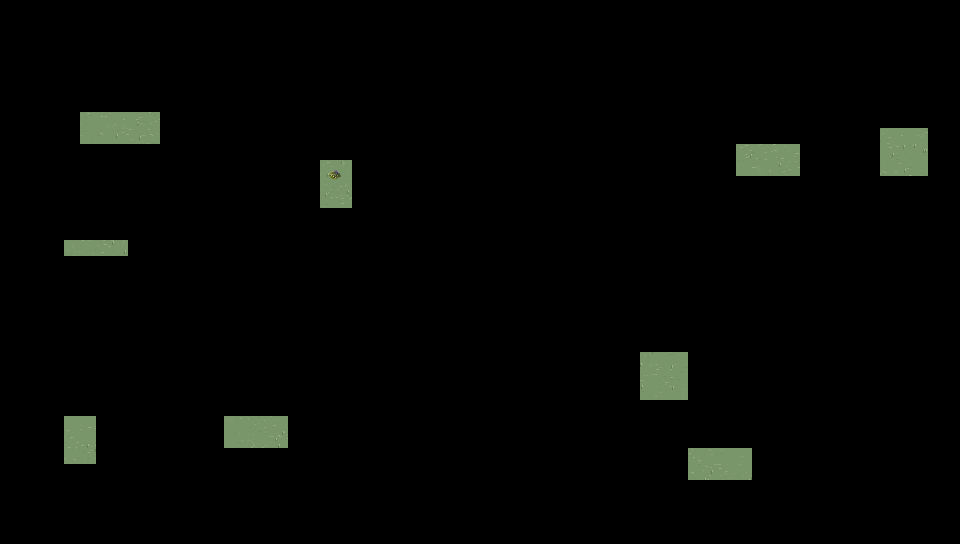

Tiled map render using the project's own tile images. Description and the whole map definition, tile-layer contents included, below:
An orthogonal 60x34 tile map with 16x16 px tiles, 1 tile layer (Collision) and 15 objects (10x prop, 4x monster, portal).

<map version="1.10" tiledversion="1.11.2" orientation="orthogonal" renderorder="right-down" width="60" height="34" tilewidth="16" tileheight="16" infinite="0" nextlayerid="3" nextobjectid="16"><tileset firstgid="1" source="meadow-ground.tsx" /><layer id="1" name="Collision" width="60" height="34"><data encoding="csv">0,0,0,0,0,0,0,0,0,0,0,0,0,0,0,0,0,0,0,0,0,0,0,0,0,0,0,0,0,0,0,0,0,0,0,0,0,0,0,0,0,0,0,0,0,0,0,0,0,0,0,0,0,0,0,0,0,0,0,0,0,0,0,0,0,0,0,0,0,0,0,0,0,0,0,0,0,0,0,0,0,0,0,0,0,0,0,0,0,0,0,0,0,0,0,0,0,0,0,0,0,0,0,0,0,0,0,0,0,0,0,0,0,0,0,0,0,0,0,0,0,0,0,0,0,0,0,0,0,0,0,0,0,0,0,0,0,0,0,0,0,0,0,0,0,0,0,0,0,0,0,0,0,0,0,0,0,0,0,0,0,0,0,0,0,0,0,0,0,0,0,0,0,0,0,0,0,0,0,0,0,0,0,0,0,0,0,0,0,0,0,0,0,0,0,0,0,0,0,0,0,0,0,0,0,0,0,0,0,0,0,0,0,0,0,0,0,0,0,0,0,0,0,0,0,0,0,0,0,0,0,0,0,0,0,0,0,0,0,0,0,0,0,0,0,0,0,0,0,0,0,0,0,0,0,0,0,0,0,0,0,0,0,0,0,0,0,0,0,0,0,0,0,0,0,0,0,0,0,0,0,0,0,0,0,0,0,0,0,0,0,0,0,0,0,0,0,0,0,0,0,0,0,0,0,0,0,0,0,0,0,0,0,0,0,0,0,0,0,0,0,0,0,0,0,0,0,0,0,0,0,0,0,0,0,0,0,0,0,0,0,0,0,0,0,0,0,0,0,0,0,0,0,0,0,0,0,0,0,0,0,0,0,0,0,0,0,0,0,0,0,0,0,0,0,0,0,0,0,0,0,0,0,0,0,0,0,0,0,0,0,0,0,0,0,0,0,0,0,0,0,0,0,0,0,0,0,0,0,0,0,0,0,0,0,0,0,0,0,0,0,0,0,0,0,426,427,428,429,430,0,0,0,0,0,0,0,0,0,0,0,0,0,0,0,0,0,0,0,0,0,0,0,0,0,0,0,0,0,0,0,0,0,0,0,0,0,0,0,0,0,0,0,0,0,0,0,0,0,0,0,0,0,0,0,486,487,488,489,490,0,0,0,0,0,0,0,0,0,0,0,0,0,0,0,0,0,0,0,0,0,0,0,0,0,0,0,0,0,0,0,0,0,0,0,0,0,0,0,0,0,0,0,0,0,536,537,538,0,0,0,0,0,0,0,0,0,0,0,0,0,0,0,0,0,0,0,0,0,0,0,0,0,0,0,0,0,0,0,0,0,0,0,0,0,0,0,0,0,0,0,0,0,0,0,0,587,588,589,590,0,0,0,0,0,596,597,598,0,0,0,0,0,0,0,0,0,0,0,0,0,0,0,0,0,0,0,0,0,0,621,622,0,0,0,0,0,0,0,0,0,0,0,0,0,0,0,0,0,0,0,0,0,0,0,0,647,648,649,650,0,0,0,0,0,656,657,658,0,0,0,0,0,0,0,0,0,0,0,0,0,0,0,0,0,0,0,0,0,0,681,682,0,0,0,0,0,0,0,0,0,0,0,0,0,0,0,0,0,0,0,0,0,0,0,0,0,0,0,0,0,0,0,0,0,0,0,0,0,0,0,0,0,0,0,0,0,0,0,0,0,0,0,0,0,0,0,0,0,0,741,742,0,0,0,0,0,0,0,0,0,0,0,0,0,0,0,0,0,0,0,0,0,0,0,0,0,0,0,0,0,0,0,0,0,0,0,0,0,0,0,0,0,0,0,0,0,0,0,0,0,0,0,0,0,0,0,0,0,0,0,0,0,0,0,0,0,0,0,0,0,0,0,0,0,0,0,0,0,0,0,0,0,0,0,0,0,0,0,0,0,0,0,0,0,0,0,0,0,0,0,0,0,0,0,0,0,0,0,0,0,0,0,0,0,0,0,0,0,0,0,0,0,0,0,0,0,0,0,0,0,0,0,0,0,0,0,0,0,0,0,0,0,0,0,0,0,0,0,0,0,0,0,0,0,0,0,0,0,0,0,0,0,0,905,906,907,908,0,0,0,0,0,0,0,0,0,0,0,0,0,0,0,0,0,0,0,0,0,0,0,0,0,0,0,0,0,0,0,0,0,0,0,0,0,0,0,0,0,0,0,0,0,0,0,0,0,0,0,0,0,0,0,0,0,0,0,0,0,0,0,0,0,0,0,0,0,0,0,0,0,0,0,0,0,0,0,0,0,0,0,0,0,0,0,0,0,0,0,0,0,0,0,0,0,0,0,0,0,0,0,0,0,0,0,0,0,0,0,0,0,0,0,0,0,0,0,0,0,0,0,0,0,0,0,0,0,0,0,0,0,0,0,0,0,0,0,0,0,0,0,0,0,0,0,0,0,0,0,0,0,0,0,0,0,0,0,0,0,0,0,0,0,0,0,0,0,0,0,0,0,0,0,0,0,0,0,0,0,0,0,0,0,0,0,0,0,0,0,0,0,0,0,0,0,0,0,0,0,0,0,0,0,0,0,0,0,0,0,0,0,0,0,0,0,0,0,0,0,0,0,0,0,0,0,0,0,0,0,0,0,0,0,0,0,0,0,0,0,0,0,0,0,0,0,0,0,0,0,0,0,0,0,0,0,0,0,0,0,0,0,0,0,0,0,0,0,0,0,0,0,0,0,0,0,0,0,0,0,0,0,0,0,0,0,0,0,0,0,0,0,0,0,0,0,0,0,0,0,0,0,0,0,0,0,0,0,0,0,0,0,0,0,0,0,0,0,0,0,0,0,0,0,0,0,0,0,0,0,0,0,0,0,0,0,0,0,0,0,0,0,0,0,0,0,0,0,0,0,0,0,0,0,0,0,0,0,0,0,0,0,0,0,0,0,0,0,0,0,0,0,0,0,0,0,0,0,0,0,0,0,0,0,0,0,0,0,0,0,0,0,0,0,0,0,0,0,0,0,0,0,0,0,0,0,0,0,0,0,0,0,0,0,0,0,0,0,0,0,0,0,0,0,0,0,0,0,0,0,0,0,0,0,0,0,0,0,0,0,0,0,0,0,0,0,0,0,0,0,0,1361,1362,1363,0,0,0,0,0,0,0,0,0,0,0,0,0,0,0,0,0,0,0,0,0,0,0,0,0,0,0,0,0,0,0,0,0,0,0,0,0,0,0,0,0,0,0,0,0,0,0,0,0,0,0,0,0,0,0,0,0,1421,1422,1423,0,0,0,0,0,0,0,0,0,0,0,0,0,0,0,0,0,0,0,0,0,0,0,0,0,0,0,0,0,0,0,0,0,0,0,0,0,0,0,0,0,0,0,0,0,0,0,0,0,0,0,0,0,0,0,0,0,1481,1482,1483,0,0,0,0,0,0,0,0,0,0,0,0,0,0,0,0,0,0,0,0,0,0,0,0,0,0,0,0,0,0,0,0,0,0,0,0,0,0,0,0,0,0,0,0,0,0,0,0,0,0,0,0,0,0,0,0,0,0,0,0,0,0,0,0,0,0,0,0,0,0,0,0,0,0,0,0,0,0,0,0,0,1565,1566,0,0,0,0,0,0,0,0,1575,1576,1577,1578,0,0,0,0,0,0,0,0,0,0,0,0,0,0,0,0,0,0,0,0,0,0,0,0,0,0,0,0,0,0,0,0,0,0,0,0,0,0,0,0,0,0,0,0,0,0,1625,1626,0,0,0,0,0,0,0,0,1635,1636,1637,1638,0,0,0,0,0,0,0,0,0,0,0,0,0,0,0,0,0,0,0,0,0,0,0,0,0,0,0,0,0,0,0,0,0,0,0,0,0,0,0,0,0,0,0,0,0,0,1685,1686,0,0,0,0,0,0,0,0,0,0,0,0,0,0,0,0,0,0,0,0,0,0,0,0,0,0,0,0,0,0,0,0,0,0,0,0,0,1724,1725,1726,1727,0,0,0,0,0,0,0,0,0,0,0,0,0,0,0,0,0,0,0,0,0,0,0,0,0,0,0,0,0,0,0,0,0,0,0,0,0,0,0,0,0,0,0,0,0,0,0,0,0,0,0,0,0,0,0,0,1784,1785,1786,1787,0,0,0,0,0,0,0,0,0,0,0,0,0,0,0,0,0,0,0,0,0,0,0,0,0,0,0,0,0,0,0,0,0,0,0,0,0,0,0,0,0,0,0,0,0,0,0,0,0,0,0,0,0,0,0,0,0,0,0,0,0,0,0,0,0,0,0,0,0,0,0,0,0,0,0,0,0,0,0,0,0,0,0,0,0,0,0,0,0,0,0,0,0,0,0,0,0,0,0,0,0,0,0,0,0,0,0,0,0,0,0,0,0,0,0,0,0,0,0,0,0,0,0,0,0,0,0,0,0,0,0,0,0,0,0,0,0,0,0,0,0,0,0,0,0,0,0,0,0,0,0,0,0,0,0,0,0,0,0,0,0,0,0,0,0,0,0,0,0,0,0,0,0,0,0,0,0,0,0,0,0,0,0,0,0,0,0,0,0,0,0,0,0,0,0,0,0,0,0,0,0,0,0,0,0,0,0,0,0,0,0,0,0,0,0,0,0,0,0,0,0,0,0,0,0,0,0,0,0,0,0,0,0,0,0,0,0,0,0,0,0,0,0,0,0,0,0,0,0,0,0,0,0</data></layer><objectgroup id="2" name="Content"><object id="1" name="slime-001" type="monster" x="170" y="170"><properties><property name="spawnGroup" value="starter-slimes" /><property name="monsterId" value="slime" /></properties><point /></object>
<object id="2" name="slime-002" type="monster" x="300" y="260"><properties><property name="spawnGroup" value="starter-slimes" /><property name="monsterId" value="slime" /></properties><point /></object>
<object id="3" name="slime-003" type="monster" x="480" y="190"><properties><property name="spawnGroup" value="starter-slimes" /><property name="monsterId" value="slime" /></properties><point /></object>
<object id="4" name="slime-004" type="monster" x="610" y="220"><properties><property name="spawnGroup" value="starter-slimes" /><property name="monsterId" value="slime" /></properties><point /></object>
<object id="5" name="meadow-north" type="portal" x="430" y="0" width="100" height="32"><properties><property name="targetMap" value="village" /><property name="targetX" type="int" value="480" /><property name="targetY" type="int" value="475" /></properties></object>
<object id="6" name="prop-meadow-0" type="prop" x="331" y="217"><properties><property name="graphic" value="prop-tree" /></properties><point /></object>
<object id="7" name="prop-meadow-1" type="prop" x="661" y="402"><properties><property name="graphic" value="prop-tree" /></properties><point /></object>
<object id="8" name="prop-meadow-2" type="prop" x="81" y="467"><properties><property name="graphic" value="prop-tree" /></properties><point /></object>
<object id="9" name="prop-meadow-3" type="prop" x="901" y="182"><properties><property name="graphic" value="prop-tree" /></properties><point /></object>
<object id="10" name="prop-meadow-4" type="prop" x="122" y="133"><properties><property name="graphic" value="prop-rock" /></properties><point /></object>
<object id="11" name="prop-meadow-5" type="prop" x="252" y="438"><properties><property name="graphic" value="prop-rock" /></properties><point /></object>
<object id="12" name="prop-meadow-6" type="prop" x="772" y="168"><properties><property name="graphic" value="prop-rock" /></properties><point /></object>
<object id="13" name="prop-meadow-7" type="prop" x="722" y="468"><properties><property name="graphic" value="prop-bush" /></properties><point /></object>
<object id="14" name="prop-meadow-8" type="prop" x="97" y="258"><properties><property name="graphic" value="prop-bush" /></properties><point /></object>
<object id="15" name="prop-meadow-9" type="prop" x="559" y="102"><properties><property name="graphic" value="prop-sign" /></properties><point /></object></objectgroup></map>
